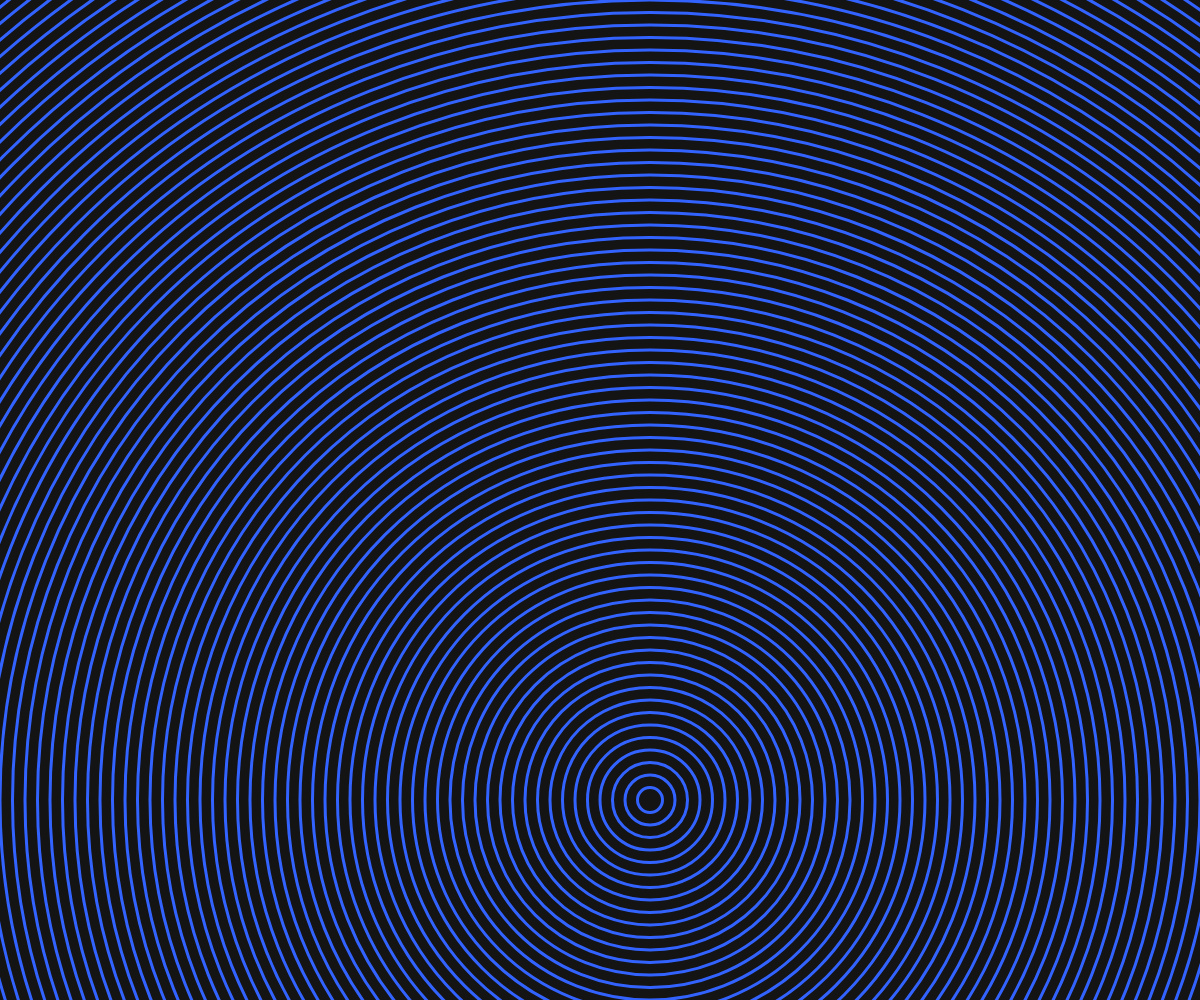
Frame 1 (no input)
Frame 60 (no input): identical to frame 1, image omitted
Frame 120 (the mouse pressed at the canvas centre since frame 60): identical to frame 1, image omitted

The p5.js sketch that drew this single still picture (run headless with seeded random() and noise() and a simulated clock; from frame 60 on, the mouse is pressed at the canvas centre):

// p5.js sketch
// ── sketch.js
var num = 300;
var step;
var sz;
var offSet;
var theta;
var angle;

function setup() {
  createCanvas(windowWidth, windowHeight);
  strokeWeight(3);
  step = 22;
}

function draw() {
  background(20);
  translate(width/2, height*.75);
  angle=0;
  for (var i = 0; i < num; i++) {
		ellipse(50,50,25*i);
    stroke(51, 99, 255);
    noFill();
    sz = i*step;
    var offSet = TWO_PI/num*i;
    var arcEnd = map(sin(theta+offSet),-1,1, PI, TWO_PI);
    arc(0, 0, sz, sz, PI, arcEnd);
  }
  colorMode(RGB);
  resetMatrix();
  theta += .0523;

}
